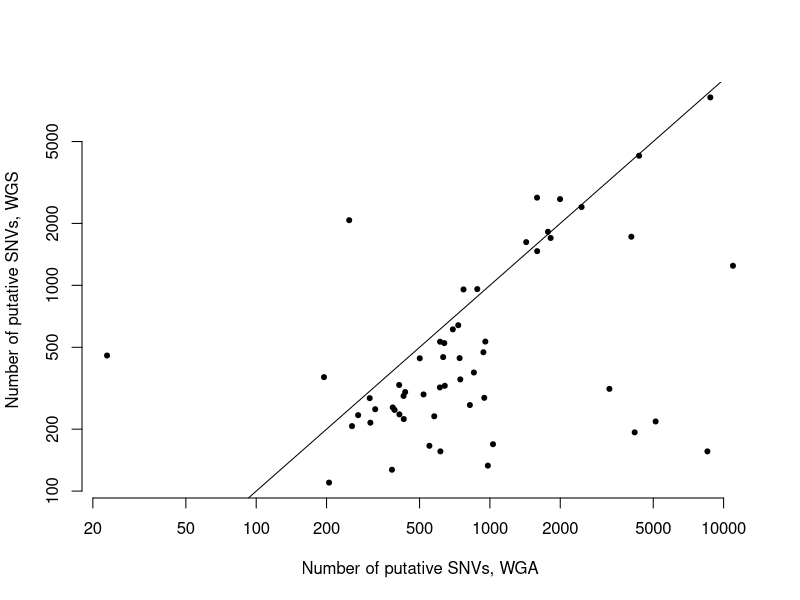
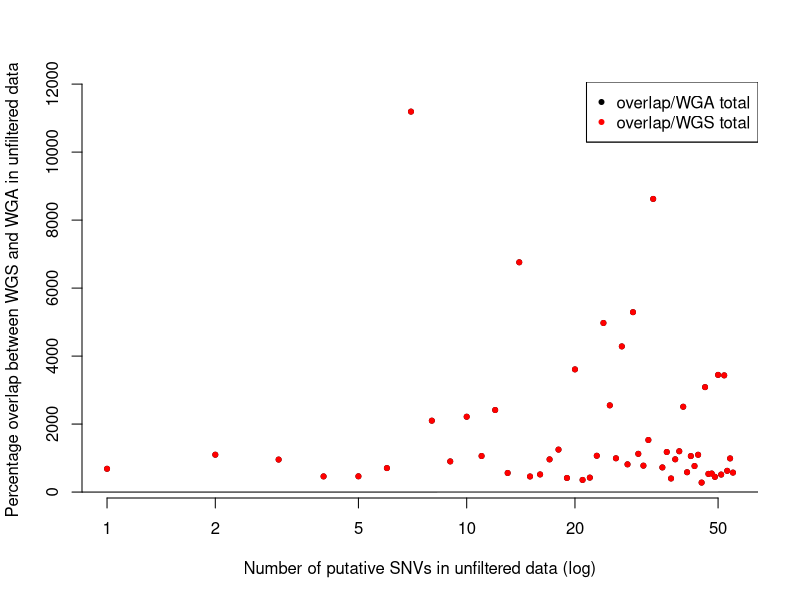
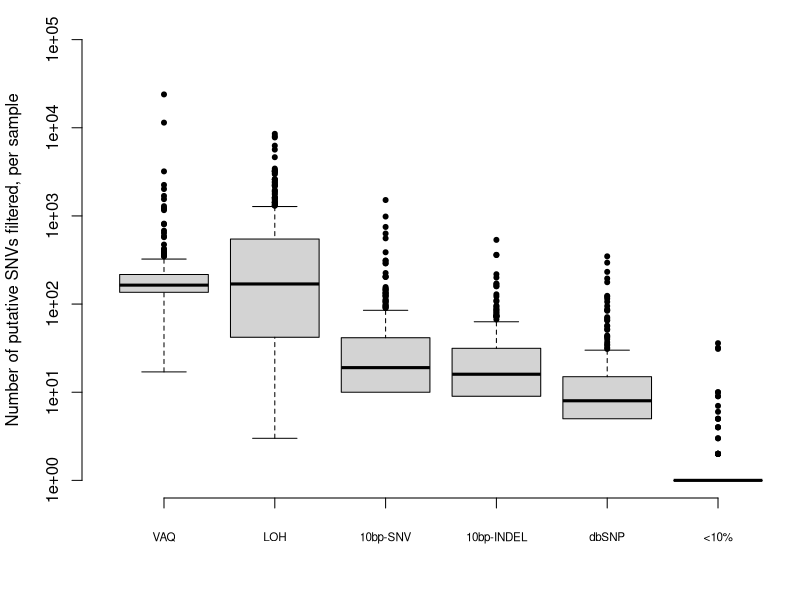
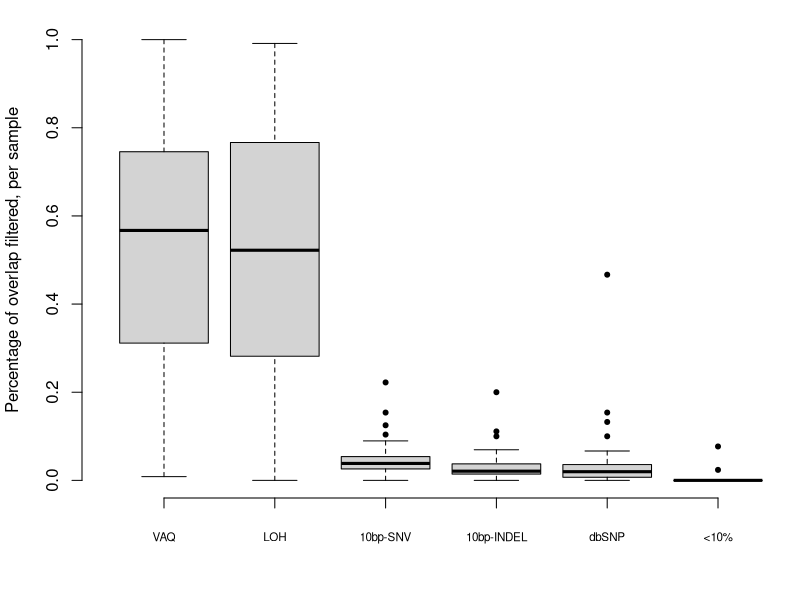
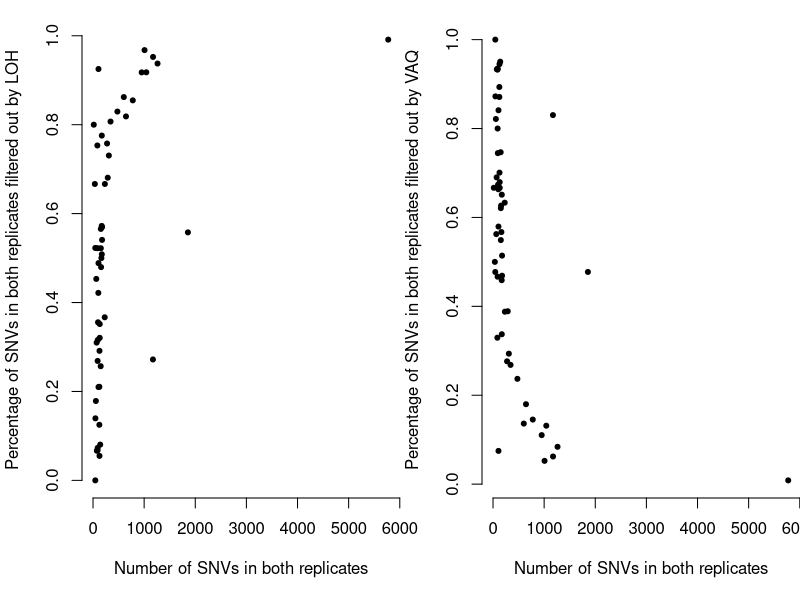

R code for these plots, in order:
## This is the R script (run on a Macbook) to create the figures from the data in FIGURE_DATA

###############
## LOAD DATA ##
###############

data2 = read.table( "../FIGURE_DATA/unfiltered_WGS-WGA_counts.txt", header=T )
data34 = read.table( "../FIGURE_DATA/STD40_unfiltered_overlap.txt", header=T )
data5 = read.table( "../FIGURE_DATA/numbers_excluded_by_filter_MUTATION_CALLS_STD40.txt", header=T )
data6 = read.table( "../FIGURE_DATA/overlap_numbers_excluded_by_filter_MUTATION_CALLS_STD40.txt", header=T )
data78a = read.table( "../FIGURE_DATA/STD40_unfiltered_overlap.txt", header=T )
data78a[ 3:14 ] <- list( NULL )
data78b = read.table( "../FIGURE_DATA/overlap_numbers_excluded_by_filter_MUTATION_CALLS_STD40.txt", header=T )
data78b[ 2:7 ] <- list( NULL )
data78b[ 4:5 ] <- list( NULL )
data78b[ 6:7 ] <- list( NULL )

#########################################################
## FIGURE 2: Number of putative SNVs in WGS versus WGA ##
#########################################################

# pdf( "../FIGURE_PDFS/Figure2.pdf" )
par(bty='n')
plot(data2$C282_count, data2$C484_count, log='xy', pch=20, xlab="Number of putative SNVs, WGA", ylab="Number of putative SNVs, WGS" )
abline(0,1)
# dev.off()

############################
## FIGURE 2 CORERELATIONS ##
############################

# First the Pearson correlation on the raw data
# cor.test(data2$C282_count, data2$C484_count)
# OUTPUT: t = 4.2622, df = 53, p-value = 8.35e-05, 95 percent confidence interval: 0.2770757 0.6794588, cor=0.5052344

# Next the Pearson correlation on the log-transformed data
# cor.test( log(data2$C282_count), log(data2$C484_count) )
# OUTPUT: t = 3.6456, df = 53, p-value = 0.0006086, 95 percent confidence interval: 0.2070558 0.6373449, cor=0.4477571

# Finally the Spearman correlation
# cor.test(data2$C282_count, data2$C484_count, method="spearman")
# OUTPUT: S = 16142.79, p-value = 0.001511, rho=0.4176482

##################################################################################
## FIGURE 3 ORIGINAL: Density of percentage overlap between WGS and WGA samples ##
##################################################################################

# pdf( "../FIGURE_PDFS/Figure3.pdf" )
# figure title (should it ever be needed): Greater % of WGS sample found in overlap than WGA
# amp_frac = density( data34$OVERLAP/data34$TOTAL_WGA.C282., from=0 )
# seq_frac = density( data34$OVERLAP/data34$TOTAL_WGS.C484., from=0 )
# par(bty='n')
# plot( seq_frac$x, seq_frac$y, type='l', col='blue', main="", xlab="Percentage of putative SNVs in a sample also recovered in the samples's technical replicate", ylab="Density")
# legend( "topright", c( "WGS", "WGA" ), col=c( "blue", "red" ), lty=1 )
# lines( amp_frac$x, amp_frac$y, col='red' )
# dev.off()

#############################################################################################################
## FIGURE 3 MOD (ORIGINAL FIGURE 4): Percentage of overlap versus (log) number of putative SNVs per sample ##
#############################################################################################################

#pdf( "../FIGURE_PDFS/Figure3.pdf" )
# when necessary, use the following title: Number of putative SNPs does not correlate with percentage WGS/WGA overlap
par(bty = 'n')
plot( data34$TOTAL, data34$PERCENT_OVERLAP_by_WGA.282, log='x', pch=20, main="", xlab="Number of putative SNVs in unfiltered data (log)", ylab="Percentage overlap between WGS and WGA in unfiltered data" )
points ( data34$TOTAL, data34$PERCENT_OVERLAP_by_WGS.484, pch=20, col="red" )
abline( 0,1 )
legend( 'topright', c( "overlap/WGA total", "overlap/WGS total" ), col=c( 'black', 'red' ) )
legend( 'topright', c( "overlap/WGA total", "overlap/WGS total" ), col=c( 'black', 'red' ), pch=20 )
#dev.off()

############################
## FIGURE 3 CORERELATIONS ##
############################

# First the Pearson correlation on the raw data
# cor.test(data34$TOTAL, data34$PERCENT_OVERLAP_by_WGA.282)
# OUTPUT: t = -0.2989, df = 53, p-value = 0.7662, 95 percent confidence interval: -0.3030232  0.2267410, cor=-0.04102397

# Next the Pearson correlation on the log-transformed data
# cor.test( log(data34$TOTAL), data34$PERCENT_OVERLAP_by_WGA.282 )
# OUTPUT: t = -0.043, df = 53, p-value = 0.9659, 95 percent confidence interval: -0.2707813  0.2597958, cor=-0.005908626

# Finally the Spearman correlation
# cor.test(data34$TOTAL, data34$PERCENT_OVERLAP_by_WGA.282, method="spearman")
# OUTPUT: S = 29268, p-value = 0.6847, rho=-0.05584416

######################################################################################
## FIGURE 4 (ORIG FIGURE 5): Number of putative SNPs removed by each of six filters ##
######################################################################################

# make density of each filter removal

#pdf( "../FIGURE_PDFS/Figure4.pdf", width=6, height=5 )
par(bty='n', mar=c(5.1,4.1,1.1,0))
boxplot( data5[,c(5,7,4,3,6,8)], log='y', ylim=c(1,100000), xaxt='n', pch=20, ylab="Number of putative SNVs filtered, per sample" )
axis( 1, at=1:6, padj=0.8, cex.axis=0.7, labels=c( "VAQ", "LOH", "10bp-SNV", "10bp-INDEL", "dbSNP", "<10%" ) )
#dev.off()

#################################################################################
## FIGURE 5 (ORIG FIGURE 6): Percentage of WGS/WGSA overlap removed, by filter ##
#################################################################################

#pdf( "../FIGURE_PDFS/Figure5.pdf", width=6, height=5 )
par(bty='n', mar=c(5.1,4.1,1.1,0))
boxplot( data6[,c(9,13,7,5,11,15)], ylim=c(0,1), xaxt='n', ylab="Percentage of overlap filtered, per sample", pch=20 )
axis( 1, at=1:6, padj = 0.8, cex.axis=0.7, labels=c( "VAQ", "LOH", "10bp-SNV", "10bp-INDEL", "dbSNP", "<10%" ) )
#dev.off()

##############################################################
## FIGURE 6 IS MADE IN THE SCRIPT Jacquard.R IN THIS FOLDER ##
##############################################################

##############################################################################################################################################
## FIGURE 7 (ORIG FIGURES 7 AND 8): Percentage of replicate SNVs filtered out by LOH, as a function of the total number of overlapping SNVs ##
##############################################################################################################################################

LOH_VAQ_data <- merge( data78a, data78b, by="SAMPLE" )
names( LOH_VAQ_data )[ names( LOH_VAQ_data )=="FILT_5_COUNT" ] <- "VAQ_COUNT"
names( LOH_VAQ_data )[ names( LOH_VAQ_data )=="FILT_7_COUNT" ] <- "LOH_COUNT"
names( LOH_VAQ_data )[ names( LOH_VAQ_data )=="FILT_5_PERCENT" ] <- "VAQ_PERCENT"
names( LOH_VAQ_data )[ names( LOH_VAQ_data )=="FILT_7_PERCENT" ] <- "LOH_PERCENT"

# note that this is pretty close to 1.00 every time, hence the inversion...
LOH_VAQ_data$SUM=LOH_VAQ_data$LOH_PERCENT + LOH_VAQ_data$VAQ_PERCENT

#pdf( "../FIGURE_PDFS/Figure7.pdf" )
par(bty='n', mfrow=c(1,2) )
plot( LOH_VAQ_data$OVERLAP, LOH_VAQ_data$LOH_PERCENT, xlab="Number of SNVs in both replicates", ylab="Percentage of SNVs in both replicates filtered out by LOH", pch=20 )
plot( LOH_VAQ_data$OVERLAP, LOH_VAQ_data$VAQ_PERCENT, xlab="Number of SNVs in both replicates", ylab="Percentage of SNVs in both replicates filtered out by VAQ", pch=20 )
#dev.off()
